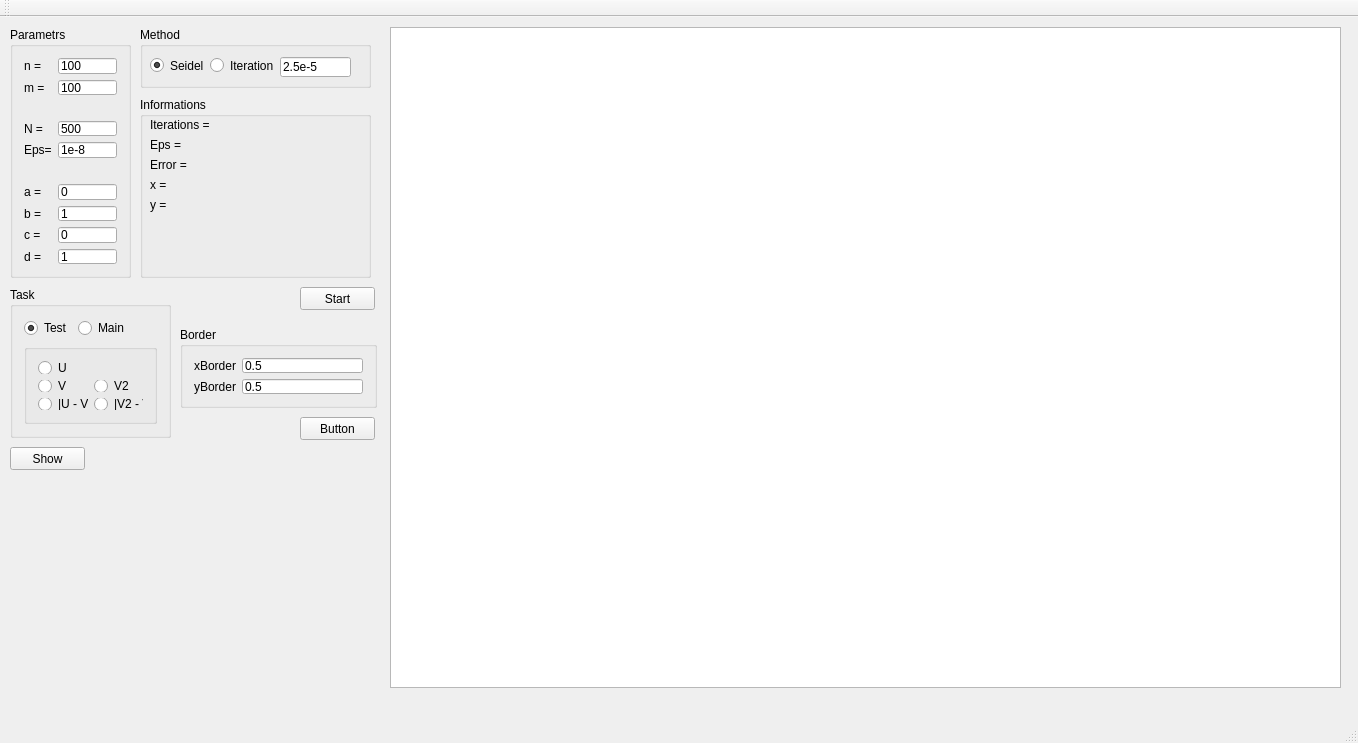
<?xml version="1.0" encoding="UTF-8"?>
<ui version="4.0">
 <class>MainWindow</class>
 <widget class="QMainWindow" name="MainWindow">
  <property name="geometry">
   <rect>
    <x>0</x>
    <y>0</y>
    <width>1358</width>
    <height>743</height>
   </rect>
  </property>
  <property name="windowTitle">
   <string>MainWindow</string>
  </property>
  <widget class="QWidget" name="centralWidget">
   <widget class="QTableWidget" name="firstTable">
    <property name="geometry">
     <rect>
      <x>390</x>
      <y>10</y>
      <width>951</width>
      <height>661</height>
     </rect>
    </property>
   </widget>
   <widget class="QPushButton" name="pushButtonStart">
    <property name="geometry">
     <rect>
      <x>300</x>
      <y>270</y>
      <width>75</width>
      <height>23</height>
     </rect>
    </property>
    <property name="text">
     <string>Start</string>
    </property>
   </widget>
   <widget class="QGroupBox" name="groupBox_Parametrs">
    <property name="geometry">
     <rect>
      <x>10</x>
      <y>10</y>
      <width>121</width>
      <height>251</height>
     </rect>
    </property>
    <property name="title">
     <string>Parametrs</string>
    </property>
    <layout class="QGridLayout" name="gridLayout">
     <item row="0" column="0">
      <widget class="QLabel" name="label_n">
       <property name="text">
        <string>n =</string>
       </property>
      </widget>
     </item>
     <item row="1" column="1">
      <widget class="QLineEdit" name="lineEdit_m">
       <property name="text">
        <string>100</string>
       </property>
      </widget>
     </item>
     <item row="6" column="1">
      <widget class="QLineEdit" name="lineEdit_a">
       <property name="text">
        <string>0</string>
       </property>
      </widget>
     </item>
     <item row="6" column="0">
      <widget class="QLabel" name="label_a">
       <property name="text">
        <string>a =</string>
       </property>
      </widget>
     </item>
     <item row="0" column="1">
      <widget class="QLineEdit" name="lineEdit_n">
       <property name="text">
        <string>100</string>
       </property>
      </widget>
     </item>
     <item row="1" column="0">
      <widget class="QLabel" name="label_m">
       <property name="text">
        <string>m =</string>
       </property>
      </widget>
     </item>
     <item row="8" column="0">
      <widget class="QLabel" name="label_c">
       <property name="text">
        <string>c =</string>
       </property>
      </widget>
     </item>
     <item row="7" column="0">
      <widget class="QLabel" name="label_b">
       <property name="text">
        <string>b =</string>
       </property>
      </widget>
     </item>
     <item row="7" column="1">
      <widget class="QLineEdit" name="lineEdit_b">
       <property name="text">
        <string>1</string>
       </property>
      </widget>
     </item>
     <item row="8" column="1">
      <widget class="QLineEdit" name="lineEdit_c">
       <property name="text">
        <string>0</string>
       </property>
      </widget>
     </item>
     <item row="9" column="0">
      <widget class="QLabel" name="label_d">
       <property name="text">
        <string>d =</string>
       </property>
      </widget>
     </item>
     <item row="9" column="1">
      <widget class="QLineEdit" name="lineEdit_d">
       <property name="text">
        <string>1</string>
       </property>
      </widget>
     </item>
     <item row="3" column="1">
      <widget class="QLineEdit" name="lineEdit_N">
       <property name="text">
        <string>500</string>
       </property>
      </widget>
     </item>
     <item row="4" column="1">
      <widget class="QLineEdit" name="lineEdit_E">
       <property name="text">
        <string>1e-8</string>
       </property>
      </widget>
     </item>
     <item row="2" column="0">
      <widget class="QLabel" name="label">
       <property name="text">
        <string/>
       </property>
      </widget>
     </item>
     <item row="3" column="0">
      <widget class="QLabel" name="label_N">
       <property name="text">
        <string>N =</string>
       </property>
      </widget>
     </item>
     <item row="4" column="0">
      <widget class="QLabel" name="label_2">
       <property name="text">
        <string>Eps=</string>
       </property>
      </widget>
     </item>
     <item row="5" column="0">
      <widget class="QLabel" name="label_3">
       <property name="text">
        <string/>
       </property>
      </widget>
     </item>
    </layout>
   </widget>
   <widget class="QGroupBox" name="groupBox">
    <property name="geometry">
     <rect>
      <x>140</x>
      <y>80</y>
      <width>231</width>
      <height>181</height>
     </rect>
    </property>
    <property name="title">
     <string>Informations</string>
    </property>
    <widget class="QLabel" name="label_it">
     <property name="geometry">
      <rect>
       <x>10</x>
       <y>20</y>
       <width>211</width>
       <height>16</height>
      </rect>
     </property>
     <property name="text">
      <string>Iterations =</string>
     </property>
    </widget>
    <widget class="QLabel" name="label_Eps">
     <property name="geometry">
      <rect>
       <x>10</x>
       <y>40</y>
       <width>211</width>
       <height>16</height>
      </rect>
     </property>
     <property name="text">
      <string>Eps = </string>
     </property>
    </widget>
    <widget class="QLabel" name="label_Error">
     <property name="geometry">
      <rect>
       <x>10</x>
       <y>60</y>
       <width>211</width>
       <height>16</height>
      </rect>
     </property>
     <property name="text">
      <string>Error =</string>
     </property>
    </widget>
    <widget class="QLabel" name="label_xError">
     <property name="geometry">
      <rect>
       <x>10</x>
       <y>80</y>
       <width>211</width>
       <height>16</height>
      </rect>
     </property>
     <property name="text">
      <string>x =</string>
     </property>
    </widget>
    <widget class="QLabel" name="label_yError">
     <property name="geometry">
      <rect>
       <x>10</x>
       <y>100</y>
       <width>211</width>
       <height>16</height>
      </rect>
     </property>
     <property name="text">
      <string>y = </string>
     </property>
    </widget>
    <widget class="QLabel" name="label_Discrepancy">
     <property name="geometry">
      <rect>
       <x>10</x>
       <y>120</y>
       <width>211</width>
       <height>16</height>
      </rect>
     </property>
     <property name="text">
      <string/>
     </property>
    </widget>
    <widget class="QLabel" name="label_Discrepancy2">
     <property name="geometry">
      <rect>
       <x>10</x>
       <y>140</y>
       <width>211</width>
       <height>16</height>
      </rect>
     </property>
     <property name="text">
      <string/>
     </property>
    </widget>
   </widget>
   <widget class="QGroupBox" name="groupBox_2">
    <property name="geometry">
     <rect>
      <x>140</x>
      <y>10</y>
      <width>231</width>
      <height>61</height>
     </rect>
    </property>
    <property name="title">
     <string>Method</string>
    </property>
    <widget class="QRadioButton" name="radioButton_Seidel">
     <property name="geometry">
      <rect>
       <x>10</x>
       <y>30</y>
       <width>82</width>
       <height>17</height>
      </rect>
     </property>
     <property name="text">
      <string>Seidel</string>
     </property>
     <property name="checked">
      <bool>true</bool>
     </property>
    </widget>
    <widget class="QRadioButton" name="radioButton_Iteration">
     <property name="geometry">
      <rect>
       <x>70</x>
       <y>30</y>
       <width>82</width>
       <height>17</height>
      </rect>
     </property>
     <property name="text">
      <string>Iteration</string>
     </property>
    </widget>
    <widget class="QLineEdit" name="lineEdit_t">
     <property name="geometry">
      <rect>
       <x>140</x>
       <y>30</y>
       <width>71</width>
       <height>20</height>
      </rect>
     </property>
     <property name="text">
      <string>2.5e-5</string>
     </property>
    </widget>
   </widget>
   <widget class="QGroupBox" name="groupBox_3">
    <property name="geometry">
     <rect>
      <x>10</x>
      <y>270</y>
      <width>161</width>
      <height>151</height>
     </rect>
    </property>
    <property name="title">
     <string>Task</string>
    </property>
    <layout class="QFormLayout" name="formLayout">
     <item row="0" column="0">
      <widget class="QRadioButton" name="radioButton_Test">
       <property name="text">
        <string>Test</string>
       </property>
       <property name="checkable">
        <bool>true</bool>
       </property>
       <property name="checked">
        <bool>true</bool>
       </property>
      </widget>
     </item>
     <item row="0" column="1">
      <widget class="QRadioButton" name="radioButton_Main">
       <property name="text">
        <string>Main</string>
       </property>
      </widget>
     </item>
     <item row="1" column="0" colspan="2">
      <widget class="QGroupBox" name="groupBox_Test">
       <property name="title">
        <string/>
       </property>
       <layout class="QGridLayout" name="gridLayout_3">
        <item row="0" column="0">
         <widget class="QRadioButton" name="radioButton_U">
          <property name="text">
           <string>U</string>
          </property>
         </widget>
        </item>
        <item row="1" column="0">
         <widget class="QRadioButton" name="radioButton_V">
          <property name="text">
           <string>V</string>
          </property>
         </widget>
        </item>
        <item row="1" column="1">
         <widget class="QRadioButton" name="radioButton_V2">
          <property name="text">
           <string>V2</string>
          </property>
         </widget>
        </item>
        <item row="2" column="0">
         <widget class="QRadioButton" name="radioButton_U_V">
          <property name="text">
           <string>|U - V|</string>
          </property>
         </widget>
        </item>
        <item row="2" column="1">
         <widget class="QRadioButton" name="radioButton_V_V2">
          <property name="text">
           <string>|V2 - V|</string>
          </property>
         </widget>
        </item>
       </layout>
      </widget>
     </item>
    </layout>
   </widget>
   <widget class="QPushButton" name="pushButtonShow">
    <property name="geometry">
     <rect>
      <x>10</x>
      <y>430</y>
      <width>75</width>
      <height>23</height>
     </rect>
    </property>
    <property name="text">
     <string>Show</string>
    </property>
   </widget>
   <widget class="QPushButton" name="pushButton">
    <property name="geometry">
     <rect>
      <x>300</x>
      <y>400</y>
      <width>75</width>
      <height>23</height>
     </rect>
    </property>
    <property name="text">
     <string>Button</string>
    </property>
   </widget>
   <widget class="QGroupBox" name="groupBox_Border">
    <property name="geometry">
     <rect>
      <x>180</x>
      <y>310</y>
      <width>197</width>
      <height>81</height>
     </rect>
    </property>
    <property name="title">
     <string>Border</string>
    </property>
    <layout class="QFormLayout" name="formLayout_2">
     <item row="0" column="0">
      <widget class="QLabel" name="label_xBorder">
       <property name="text">
        <string>xBorder</string>
       </property>
      </widget>
     </item>
     <item row="0" column="1">
      <widget class="QLineEdit" name="lineEdit_xBorder">
       <property name="text">
        <string>0.5</string>
       </property>
      </widget>
     </item>
     <item row="1" column="0">
      <widget class="QLabel" name="label_yBorder">
       <property name="text">
        <string>yBorder</string>
       </property>
      </widget>
     </item>
     <item row="1" column="1">
      <widget class="QLineEdit" name="lineEdit_yBorder">
       <property name="text">
        <string>0.5</string>
       </property>
      </widget>
     </item>
    </layout>
   </widget>
  </widget>
  <widget class="QMenuBar" name="menuBar">
   <property name="geometry">
    <rect>
     <x>0</x>
     <y>0</y>
     <width>1358</width>
     <height>21</height>
    </rect>
   </property>
  </widget>
  <widget class="QToolBar" name="mainToolBar">
   <attribute name="toolBarArea">
    <enum>TopToolBarArea</enum>
   </attribute>
   <attribute name="toolBarBreak">
    <bool>false</bool>
   </attribute>
  </widget>
  <widget class="QStatusBar" name="statusBar"/>
 </widget>
 <layoutdefault spacing="6" margin="11"/>
 <resources/>
 <connections/>
</ui>
